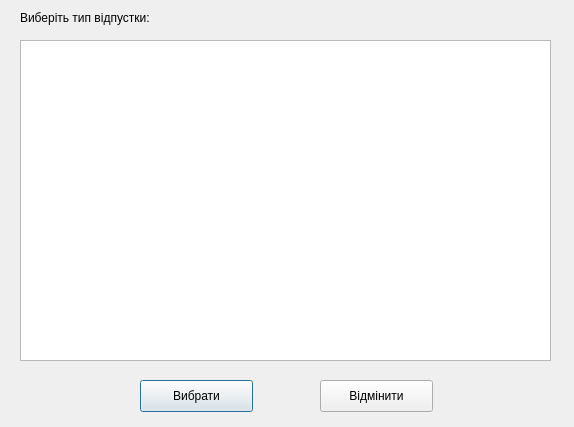
<?xml version="1.0" encoding="UTF-8"?>
<ui version="4.0">
 <class>AddVacation</class>
 <widget class="QDialog" name="AddVacation">
  <property name="geometry">
   <rect>
    <x>0</x>
    <y>0</y>
    <width>574</width>
    <height>427</height>
   </rect>
  </property>
  <property name="windowTitle">
   <string>Dialog</string>
  </property>
  <widget class="QTableView" name="tableViewVacationType">
   <property name="geometry">
    <rect>
     <x>20</x>
     <y>40</y>
     <width>531</width>
     <height>321</height>
    </rect>
   </property>
   <property name="selectionMode">
    <enum>QAbstractItemView::SingleSelection</enum>
   </property>
   <property name="selectionBehavior">
    <enum>QAbstractItemView::SelectRows</enum>
   </property>
   <attribute name="horizontalHeaderStretchLastSection">
    <bool>true</bool>
   </attribute>
  </widget>
  <widget class="QPushButton" name="addVacation">
   <property name="geometry">
    <rect>
     <x>140</x>
     <y>380</y>
     <width>113</width>
     <height>32</height>
    </rect>
   </property>
   <property name="text">
    <string>Вибрати</string>
   </property>
  </widget>
  <widget class="QPushButton" name="cancel">
   <property name="geometry">
    <rect>
     <x>320</x>
     <y>380</y>
     <width>113</width>
     <height>32</height>
    </rect>
   </property>
   <property name="text">
    <string>Відмінити</string>
   </property>
  </widget>
  <widget class="QLabel" name="label">
   <property name="geometry">
    <rect>
     <x>20</x>
     <y>10</y>
     <width>181</width>
     <height>16</height>
    </rect>
   </property>
   <property name="text">
    <string>Виберіть тип відпустки:</string>
   </property>
  </widget>
 </widget>
 <resources/>
 <connections/>
</ui>
